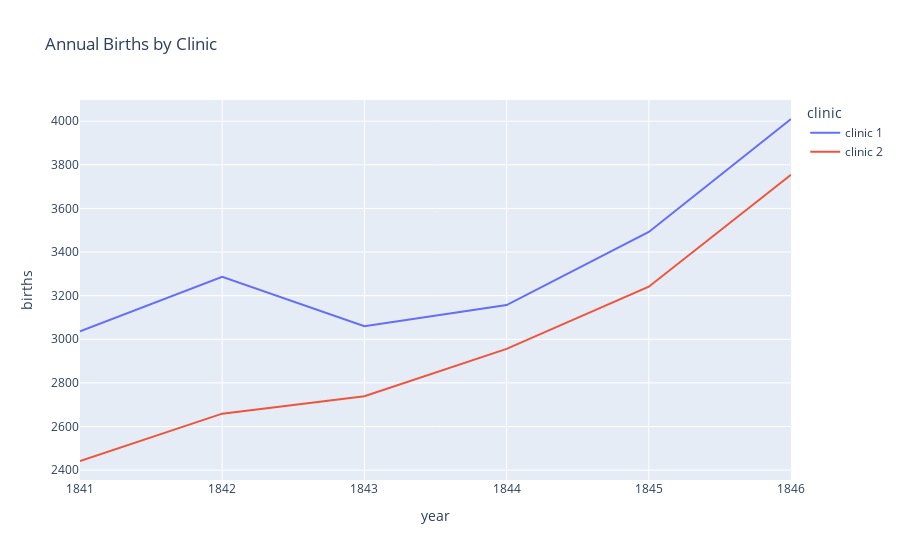

The cell this chart's notebook holds for it:
### Markdown cell above
# The Yearly Data Split by Clinic

Now let's look at the annual data instead. 

**Challenge**: Use plotly to create line charts of the births and deaths of the two different clinics at the Vienna General Hospital. 
* Which clinic is bigger or more busy judging by the number of births?
* Has the hospital had more patients over time? 
* What was the highest number of deaths recorded in clinic 1 and clinic 2?

### Code cell
births_by_clinic_figure = px.line(df_yearly, x='year', y='births', color='clinic', title='Annual Births by Clinic')
births_by_clinic_figure.show()

### Figure 1 — Plotly figure (JSON) as saved in the notebook; plotly's stock layout.template omitted (floating-point values rounded to 4 significant figures)
{"data": [{"hovertemplate": "clinic=clinic 1<br>year=%{x}<br>births=%{y}<extra></extra>", "legendgroup": "clinic 1", "line": {"color": "#636efa", "dash": "solid"}, "marker": {"symbol": "circle"}, "mode": "lines", "name": "clinic 1", "orientation": "v", "showlegend": true, "type": "scatter", "x": [1841, 1842, 1843, 1844, 1845, 1846], "xaxis": "x", "y": [3036, 3287, 3060, 3157, 3492, 4010], "yaxis": "y"}, {"hovertemplate": "clinic=clinic 2<br>year=%{x}<br>births=%{y}<extra></extra>", "legendgroup": "clinic 2", "line": {"color": "#EF553B", "dash": "solid"}, "marker": {"symbol": "circle"}, "mode": "lines", "name": "clinic 2", "orientation": "v", "showlegend": true, "type": "scatter", "x": [1841, 1842, 1843, 1844, 1845, 1846], "xaxis": "x", "y": [2442, 2659, 2739, 2956, 3241, 3754], "yaxis": "y"}], "layout": {"legend": {"title": {"text": "clinic"}, "tracegroupgap": 0}, "title": {"text": "Annual Births by Clinic"}, "xaxis": {"anchor": "y", "domain": [0, 1], "title": {"text": "year"}}, "yaxis": {"anchor": "x", "domain": [0, 1], "title": {"text": "births"}}}}
